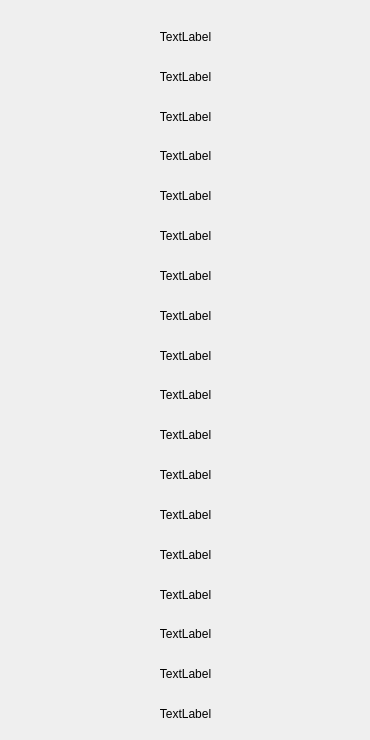
      <widget class="QWidget" name="tab_4">
       <attribute name="title">
        <string>2017</string>
       </attribute>
       <widget class="QWidget" name="verticalLayoutWidget_6">
        <property name="geometry">
         <rect>
          <x>10</x>
          <y>20</y>
          <width>351</width>
          <height>711</height>
         </rect>
        </property>
        <layout class="QVBoxLayout" name="verticalLayout_6">
         <item>
          <widget class="QLabel" name="label_print_3_1">
           <property name="text">
            <string>TextLabel</string>
           </property>
           <property name="alignment">
            <set>Qt::AlignCenter</set>
           </property>
          </widget>
         </item>
         <item>
          <widget class="QLabel" name="label_print_3_2">
           <property name="text">
            <string>TextLabel</string>
           </property>
           <property name="alignment">
            <set>Qt::AlignCenter</set>
           </property>
          </widget>
         </item>
         <item>
          <widget class="QLabel" name="label_print_3_3">
           <property name="text">
            <string>TextLabel</string>
           </property>
           <property name="alignment">
            <set>Qt::AlignCenter</set>
           </property>
          </widget>
         </item>
         <item>
          <widget class="QLabel" name="label_print_3_4">
           <property name="text">
            <string>TextLabel</string>
           </property>
           <property name="alignment">
            <set>Qt::AlignCenter</set>
           </property>
          </widget>
         </item>
         <item>
          <widget class="QLabel" name="label_print_3_5">
           <property name="text">
            <string>TextLabel</string>
           </property>
           <property name="alignment">
            <set>Qt::AlignCenter</set>
           </property>
          </widget>
         </item>
         <item>
          <widget class="QLabel" name="label_print_3_6">
           <property name="text">
            <string>TextLabel</string>
           </property>
           <property name="alignment">
            <set>Qt::AlignCenter</set>
           </property>
          </widget>
         </item>
         <item>
          <widget class="QLabel" name="label_print_3_7">
           <property name="text">
            <string>TextLabel</string>
           </property>
           <property name="alignment">
            <set>Qt::AlignCenter</set>
           </property>
          </widget>
         </item>
         <item>
          <widget class="QLabel" name="label_print_3_8">
           <property name="text">
            <string>TextLabel</string>
           </property>
           <property name="alignment">
            <set>Qt::AlignCenter</set>
           </property>
          </widget>
         </item>
         <item>
          <widget class="QLabel" name="label_print_3_9">
           <property name="text">
            <string>TextLabel</string>
           </property>
           <property name="alignment">
            <set>Qt::AlignCenter</set>
           </property>
          </widget>
         </item>
         <item>
          <widget class="QLabel" name="label_print_3_10">
           <property name="text">
            <string>TextLabel</string>
           </property>
           <property name="alignment">
            <set>Qt::AlignCenter</set>
           </property>
          </widget>
         </item>
         <item>
          <widget class="QLabel" name="label_print_3_11">
           <property name="text">
            <string>TextLabel</string>
           </property>
           <property name="alignment">
            <set>Qt::AlignCenter</set>
           </property>
          </widget>
         </item>
         <item>
          <widget class="QLabel" name="label_print_3_12">
           <property name="text">
            <string>TextLabel</string>
           </property>
           <property name="alignment">
            <set>Qt::AlignCenter</set>
           </property>
          </widget>
         </item>
         <item>
          <widget class="QLabel" name="label_print_3_13">
           <property name="text">
            <string>TextLabel</string>
           </property>
           <property name="alignment">
            <set>Qt::AlignCenter</set>
           </property>
          </widget>
         </item>
         <item>
          <widget class="QLabel" name="label_print_3_14">
           <property name="text">
            <string>TextLabel</string>
           </property>
           <property name="alignment">
            <set>Qt::AlignCenter</set>
           </property>
          </widget>
         </item>
         <item>
          <widget class="QLabel" name="label_print_3_15">
           <property name="text">
            <string>TextLabel</string>
           </property>
           <property name="alignment">
            <set>Qt::AlignCenter</set>
           </property>
          </widget>
         </item>
         <item>
          <widget class="QLabel" name="label_print_3_16">
           <property name="text">
            <string>TextLabel</string>
           </property>
           <property name="alignment">
            <set>Qt::AlignCenter</set>
           </property>
          </widget>
         </item>
         <item>
          <widget class="QLabel" name="label_print_3_17">
           <property name="text">
            <string>TextLabel</string>
           </property>
           <property name="alignment">
            <set>Qt::AlignCenter</set>
           </property>
          </widget>
         </item>
         <item>
          <widget class="QLabel" name="label_print_3_18">
           <property name="text">
            <string>TextLabel</string>
           </property>
           <property name="alignment">
            <set>Qt::AlignCenter</set>
           </property>
          </widget>
         </item>
        </layout>
       </widget>
      </widget>
